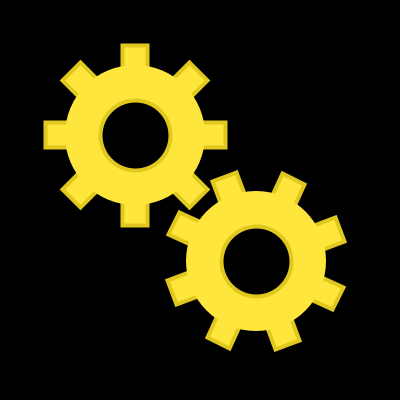
Frame 1 (no input)
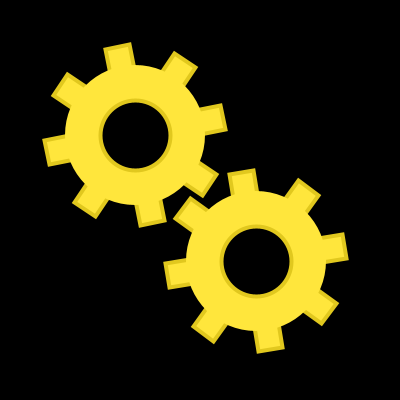
Frame 60 (the mouse pressed at the canvas centre just before this capture)
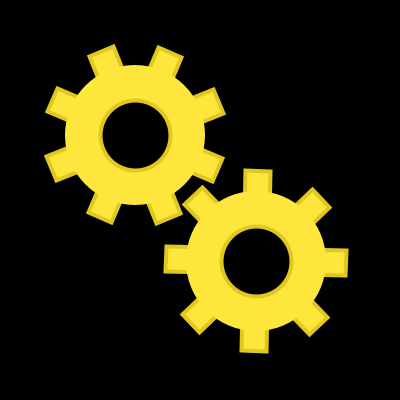
Frame 120 (the mouse held since frame 60 and released just before this capture)

The Processing sketch that drew these frames (run headless with seeded random() and noise(); from frame 60 on, the mouse is pressed at the canvas centre):

// Processing sketch: processing_46685
// ── processing_46685.pde

void setup() {
  size(400, 400);
  background(0);

  smooth();
}

int rw = 25;
int rh = 180;
int er = 140;
float rd1 = 0.0;
float rd2 = 2.0;
int f1 = 0;
int f2 = 1;

void draw() {
  background(0);

  make_gear(width/2-65, height/2-65, rd1, f1);
  make_gear(width/2+56, height/2+61, rd2, f2);
}

void make_gear(int x, int y, float rd, int f) {
  rectMode(CENTER);
  ellipseMode(CENTER);

  fill(255, 230, 60);
  strokeWeight(4);
  stroke(225, 200, 30);

  pushMatrix();
  translate(x, y);
  rotate(PI/4+rd); 
  tint(100, 10);
  rect(0, 0, rw, rh);
  popMatrix();

  pushMatrix();
  translate(x, y);
  rotate(-PI/4.0+rd); 
  rect(0, 0, rw, rh);
  popMatrix();

  pushMatrix();
  translate(x, y);
  rotate(rd);
  rect(0, 0, rw, rh);
  popMatrix();

  pushMatrix();
  translate(x, y);
  rotate(rd);
  rect(0, 0, rh, rw);
  popMatrix();

  pushMatrix();
  translate(x, y);
  noStroke();
  ellipse(0, 0, er, er);
  popMatrix();

  pushMatrix();
  translate(x, y);
  fill(0);
  stroke(225, 200, 30);
  ellipse(0, 0, er/2, er/2);
  popMatrix();

  if (f == 0) {
    rd1 += 0.01;
  }
  else {
    rd2 -= 0.01;
  }
}
